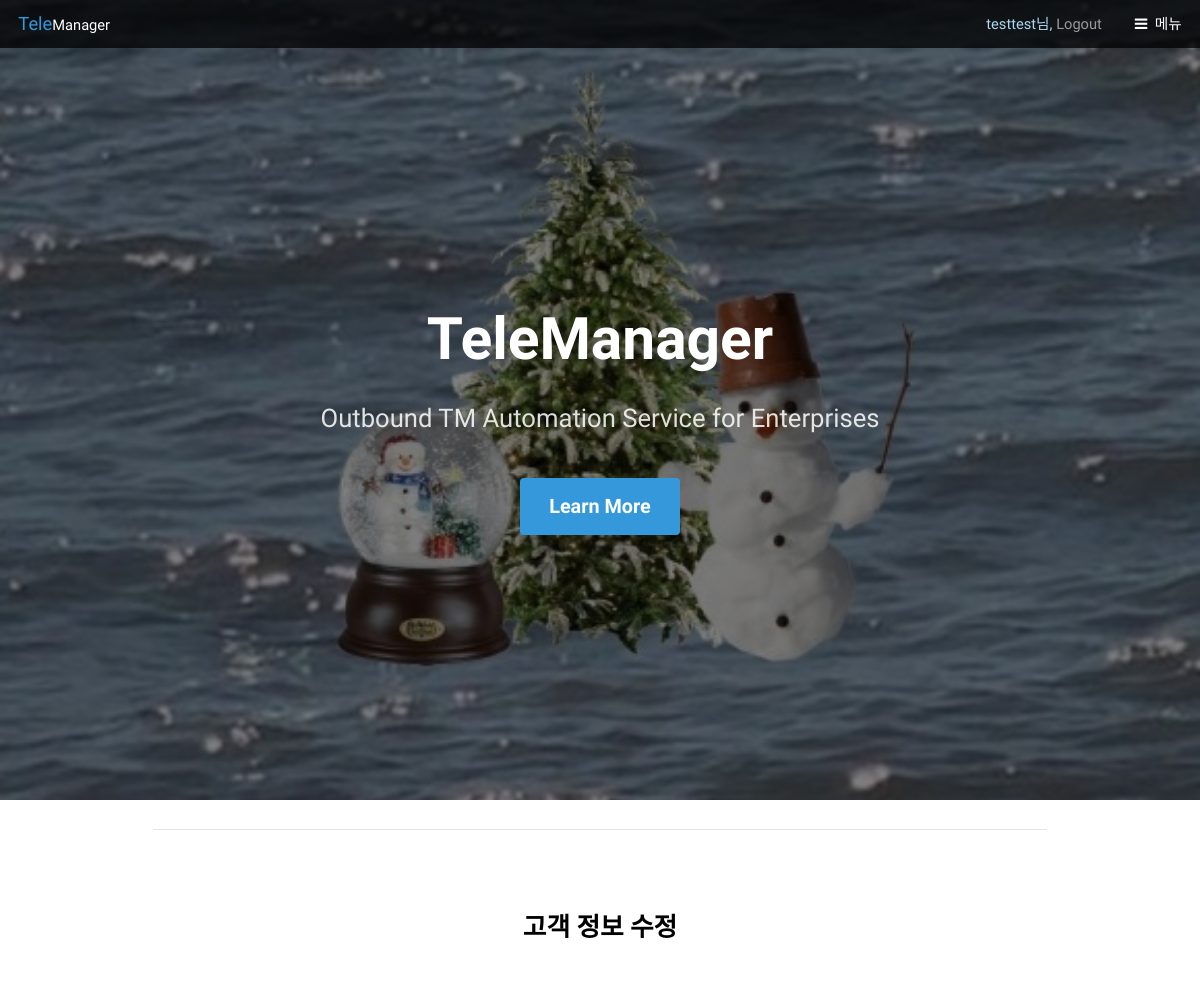
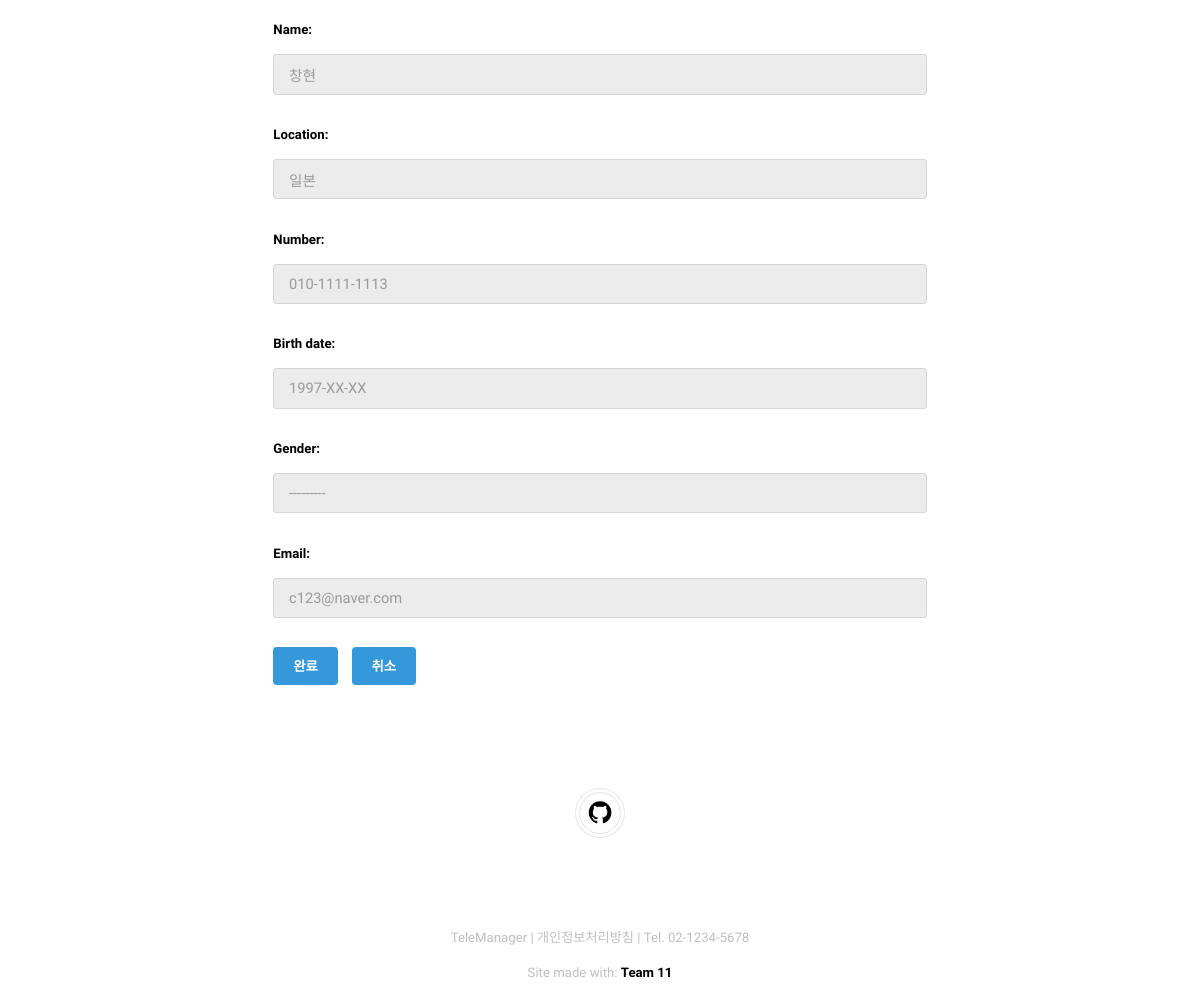
Page /client/edit/18/ (signed in) on the committed database (2 pictures, top to bottom).
### client/models.py (models this page shows, shortened)
class Client(models.Model):
	user = models.ForeignKey(settings.AUTH_USER_MODEL, on_delete=models.CASCADE, null=True)
	name = models.CharField(max_length=30)                               # 고객 이름 저장
	location = models.CharField(max_length=140, null=True, blank=True)   # 고객 주소 저장
	number = models.CharField(max_length=20, null=True, blank=True)      # 고객 전화번호 저장
	birth_date = models.CharField(max_length=10, null=True, blank=True)  # YYYY-MM_DD 형식
	tm_date = models.DateTimeField(null=True, blank = True)              # TM 날짜 저장
	age = models.IntegerField(null= True, blank=True)                    # 고객 나이 저장
	gender = models.CharField(max_length=10, choices=[('Male', 'Male'), ('Female', 'Female')], null=True, blank=True)  # (실제 값, 보여지는 값)
	email = models.EmailField(max_length=254, null=True, blank=True)     # 고객 이메일 저장

### client/views.py (the view)
# urls.py: path('edit/<int:client_id>/', views.edit_client, name='edit_client'),
def edit_client(request, client_id):
    client = get_object_or_404(Client, id=client_id, user=request.user)
    if request.method == 'POST':
        form = ClientForm(request.POST, instance=client)
        if form.is_valid():
            form.save()
            return redirect('client:list')  # 클라이언트 목록 뷰로 리디렉션
    else:
        form = ClientForm(instance=client)
    return render(request, 'client/edit_client.html', {'form': form, 'client': client})

### client/forms.py
class ClientForm(forms.ModelForm):
    class Meta:
        model = Client
        fields = ['name', 'location', 'number', 'birth_date', 'gender', 'email']

### client/templates/client/edit_client.html (shortened to what this page needs)
{% extends 'base.html' %}
{% load static %}
{% block content %}
<div id="main" class="container">
    <hr>
    <br><br>
    <h3 class='centered'>고객 정보 수정</h3><br>
    <form method="post" class="margin-form-container">
        {{ form.as_p }}
        <button type="submit">완료</button>
        <button><a href="{% url 'client:list' %}" style='color:white'>취소</a></button>
    </form>
</div>
{% endblock %}

### templates/base.html (shortened to what this page needs)
<!DOCTYPE HTML>
<html lang="ko">
<head>
    {% load static %}
    <link rel="stylesheet" href="{% static 'css/main.css' %}">
</head>
<body>
    <header id="header" class="alt">
        <div class="logo">
            <a href="/">Tele<span>Manager</span></a>
        </div>
        {% if not user.is_authenticated %}
        <span class="header-text">
            <a href="/account/">Login</a>
        </span>
        {% else %}
        <span class="header-text">
            {{user}}님,
            <span class ="logout-form" method="post" action="{% url 'account:logout' %}">
                <a type="submit">Logout</a>
            </span>
            </span>
        {% endif %}
        <a href="#menu">메뉴</a>
    </header>
    <section id="banner">
        <div class="inner">
            <header>
                <h1>TeleManager</h1>
                <p>Outbound TM Automation Service for Enterprises</p>
            </header>
            <a href="#main" class="button big scrolly">Learn More</a>
        </div>
    </section>
    {% block content %}{% endblock %}
    <footer id="footer">
        <div class="copyright">
            <ul class="icons">
                <li><a href="https://github.com/TeleManager" class="icon fa-github"><span class="label">Github</span></a></li>
            </ul>
        </div>
    </footer><div class="copyright">
        TeleManager | 개인정보처리방침 | Tel. 02-1234-5678
    </div>
    <div class="copyright">
        Site made with: <a href="#">Team 11</a>
    </div>
</body>
</html>

### rows in the picture
Client: name "창현", location "일본", number "010-1111-1113", birth_date "1997-XX-XX", gender "---------", email "c123@naver.com"

### other values in the picture
{{ user }} "testtest"
